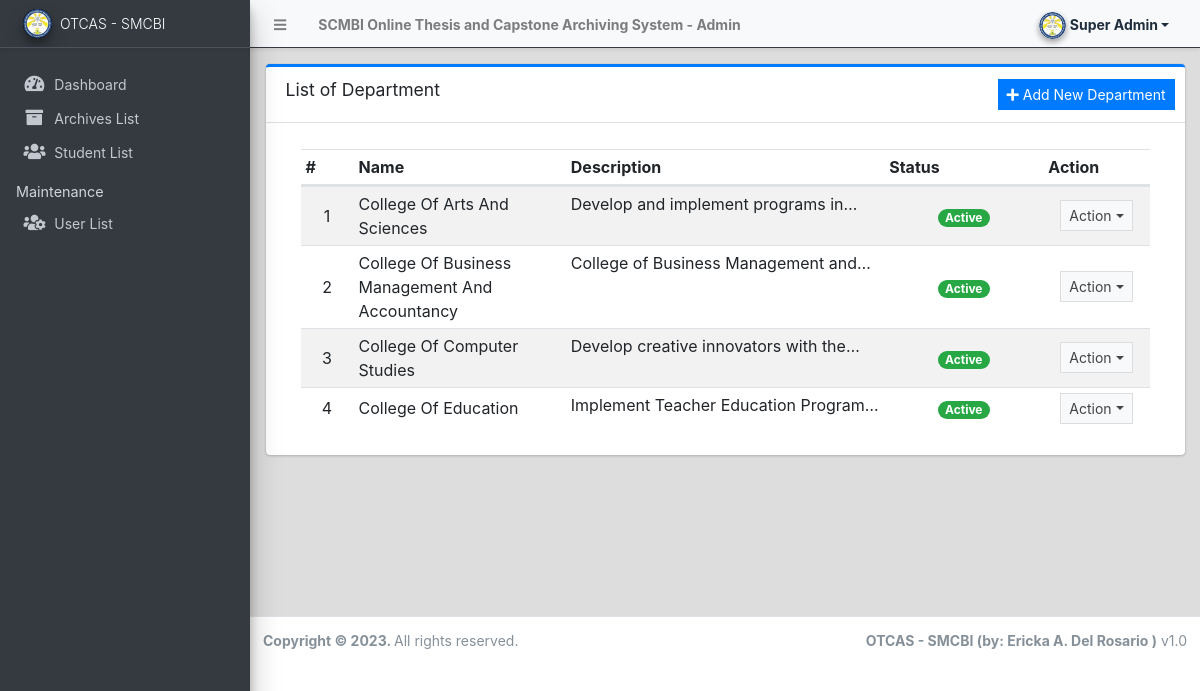
/admin/?page=departments (signed in), run on the app's committed database.
### tables this page shows
CREATE TABLE `department_list` (
  `id` int(30) NOT NULL,
  `name` text NOT NULL,
  `description` text NOT NULL,
  `status` tinyint(1) NOT NULL DEFAULT 1,
  `date_created` datetime NOT NULL DEFAULT current_timestamp(),
  `date_updated` datetime DEFAULT NULL ON UPDATE current_timestamp()
);

### config.php (called while the page is built, shortened)
<?php
require_once('classes/DBConnection.php');
require_once('classes/SystemSettings.php');
function validate_image($file){
	if(!empty($file)){
        $ex = explode('?',$file);
        $file = $ex[0];
        $param =  isset($ex[1]) ? '?'.$ex[1]  : '';
		if(is_file(base_app.$file)){
			return base_url.$file.$param;
		}else{
			return base_url.'dist/img/no-image-available.png';
		}
	}else{
		return base_url.'dist/img/no-image-available.png';
	}
}
function isMobileDevice(){
    $aMobileUA = array(
        '/iphone/i' => 'iPhone',
        '/ipod/i' => 'iPod',
        '/ipad/i' => 'iPad',
        '/android/i' => 'Android',
        '/blackberry/i' => 'BlackBerry',
        '/webos/i' => 'Mobile'
    );
    return false;
}
?>

### classes/DBConnection.php (called while the page is built, shortened)
<?php
class DBConnection{
    private $host = DB_SERVER;
    private $username = DB_USERNAME;
    private $password = DB_PASSWORD;
    private $database = DB_NAME;
    public $conn;
    public function __construct(){
        if (!isset($this->conn)) {
            $this->conn = new mysqli($this->host, $this->username, $this->password, $this->database);
        }
    }
}
?>

### classes/SystemSettings.php (called while the page is built, shortened)
<?php
class SystemSettings extends DBConnection{
	function userdata($field = ''){
		if(!empty($field)){
			if(isset($_SESSION['userdata'][$field]))
				return $_SESSION['userdata'][$field];
			else
				return null;
		}else{
			return false;
		}
	}
	function info($field=''){
		if(!empty($field)){
			if(isset($_SESSION['system_info'][$field]))
				return $_SESSION['system_info'][$field];
			else
				return false;
		}else{
			return false;
		}
	}
}
$_settings = new SystemSettings();
?>

### admin/departments/index.php (the view, shortened to what this page needs)
<div class="card card-outline card-primary">
	<div class="card-header">
		<h3 class="card-title">List of Department</h3>
		<div class="card-tools">
			<a href="javascript:void(0)" id="create_new" class="btn btn-flat btn-sm btn-primary"><span class="fas fa-plus"></span>  Add New Department</a>
		</div>
	</div>
	<div class="card-body">
		<div class="container-fluid">
        <div class="container-fluid">
			<table class="table table-hover table-striped">
				<colgroup>
					<col width="5%">
					<col width="20%">
					<col width="30%">
					<col width="15%">
					<col width="10%">
				</colgroup>
				<thead>
					<tr>
						<th>#</th>
						<th>Name</th>
						<th>Description</th>
						<th>Status</th>
						<th>Action</th>
					</tr>
				</thead>
				<tbody>
					<?php
						$i = 1;
						$qry = $conn->query("SELECT * from `department_list`order by `name` asc ");
						while($row = $qry->fetch_assoc()):
					?>
						<tr>
							<td class="text-center"><?php echo $i++; ?></td>
							<td><?php echo ucwords($row['name']) ?></td>
							<td class="truncate-1"><?php echo $row['description'] ?></td>
							<td class="text-center">
                                <?php
                                    switch($row['status']){
                                        case '1':
                                            echo "<span class='badge badge-success badge-pill'>Active</span>";
                                            break;
                                    }
                                ?>
                            </td>
							<td align="center">
								 <button type="button" class="btn btn-flat btn-default btn-sm dropdown-toggle dropdown-icon" data-toggle="dropdown">
				                  		Action
				                  </button>
							</td>
						</tr>
					<?php endwhile; ?>
				</tbody>
			</table>
		</div>
		</div>
	</div>
</div>

### admin/index.php (shortened to what this page needs)
<?php require_once('../config.php'); ?>
 <!DOCTYPE html>
<html lang="en" class="" style="height: auto;">
<?php require_once('inc/header.php') ?>
  <body class="sidebar-mini layout-fixed control-sidebar-slide-open layout-navbar-fixed sidebar-mini-md sidebar-mini-xs" data-new-gr-c-s-check-loaded="14.991.0" data-gr-ext-installed="" style="height: auto;">
    <div class="wrapper">
     <?php require_once('inc/topBarNav.php') ?>
     <?php require_once('inc/navigation.php') ?>
     <?php $page = isset($_GET['page']) ? $_GET['page'] : 'home';  ?>
      <div class="content-wrapper pt-3" style="min-height: 567.854px;">
        <section class="content ">
          <div class="container-fluid">
            <?php
              if(!file_exists($page.".php") && !is_dir($page)){
                  include '404.html';
              }else{
                if(is_dir($page))
                  include $page.'/index.php';
                else
                  include $page.'.php';
              }
            ?>
          </div>
        </section>
      </div>
      <?php require_once('inc/footer.php') ?>
  </body>
</html>

### admin/inc/header.php (shortened to what this page needs)
<head>
    <link rel="stylesheet" href="<?php echo base_url ?>plugins/fontawesome-free/css/all.min.css">
    <link rel="stylesheet" href="<?php echo base_url ?>plugins/tempusdominus-bootstrap-4/css/tempusdominus-bootstrap-4.min.css">
  <link rel="stylesheet" href="<?php echo base_url ?>plugins/datatables-bs4/css/dataTables.bootstrap4.min.css">
  <link rel="stylesheet" href="<?php echo base_url ?>plugins/datatables-responsive/css/responsive.bootstrap4.min.css">
  <link rel="stylesheet" href="<?php echo base_url ?>plugins/datatables-buttons/css/buttons.bootstrap4.min.css">
  <link rel="stylesheet" href="<?php echo base_url ?>plugins/select2/css/select2.min.css">
  <link rel="stylesheet" href="<?php echo base_url ?>plugins/select2-bootstrap4-theme/select2-bootstrap4.min.css">
    <link rel="stylesheet" href="<?php echo base_url ?>plugins/icheck-bootstrap/icheck-bootstrap.min.css">
    <link rel="stylesheet" href="<?php echo base_url ?>plugins/jqvmap/jqvmap.min.css">
    <link rel="stylesheet" href="<?php echo base_url ?>dist/css/adminlte.css">
    <link rel="stylesheet" href="<?php echo base_url ?>dist/css/custom.css">
    <link rel="stylesheet" href="<?php echo base_url ?>plugins/overlayScrollbars/css/OverlayScrollbars.min.css">
    <link rel="stylesheet" href="<?php echo base_url ?>plugins/daterangepicker/daterangepicker.css">
    <link rel="stylesheet" href="<?php echo base_url ?>plugins/summernote/summernote-bs4.min.css">
  <link rel="stylesheet" href="<?php echo base_url ?>plugins/sweetalert2-theme-bootstrap-4/bootstrap-4.min.css">
  </head>

### admin/inc/topBarNav.php (shortened to what this page needs)
<nav class="main-header navbar navbar-expand navbar-light border  border-dark border-top-0  border-left-0 border-right-0 navbar-light text-sm shadow-sm">
  <ul class="navbar-nav">
    <li class="nav-item">
    <a class="nav-link" data-widget="pushmenu" href="#" role="button"><i class="fas fa-bars"></i></a>
    </li>
    <li class="nav-item d-none d-sm-inline-block">
      <a href="<?php echo base_url ?>" class="nav-link"><b><?php echo (!isMobileDevice()) ? $_settings->info('name'):$_settings->info('short_name'); ?> - Admin</b></a>
    </li>
  </ul>
  <ul class="navbar-nav ml-auto">
    <li class="nav-item">
      <div class="btn-group nav-link">
            <button type="button" class="btn btn-rounded badge badge-light dropdown-toggle dropdown-icon" data-toggle="dropdown">
              <span><img src="<?php echo validate_image($_settings->userdata('avatar')) ?>" class="img-circle elevation-2 user-img" alt="User Image"></span>
              <span class="ml-3"><?php echo ucwords($_settings->userdata('firstname').' '.$_settings->userdata('lastname')) ?></span>
            </button>
        </div>
    </li>
  </ul>
</nav>

### admin/inc/navigation.php (shortened to what this page needs)
<aside class="main-sidebar sidebar-dark-primary elevation-4 sidebar-no-expand bg-dark">
  <a href="<?php echo base_url ?>admin" class="brand-link bg-transparent text-sm shadow-sm">
  <img src="<?php echo validate_image($_settings->info('logo'))?>" alt="Store Logo" class="brand-image img-circle elevation-3 bg-black" style="width: 1.8rem;height: 1.8rem;max-height: unset;object-fit:scale-down;object-position:center center">
  <span class="brand-text font-weight-light"><?php echo $_settings->info('short_name') ?></span>
  </a>
  <div class="sidebar os-host os-theme-light os-host-overflow os-host-overflow-y os-host-resize-disabled os-host-transition os-host-scrollbar-horizontal-hidden">
    <div class="os-content-glue" style="margin: 0px -8px; width: 249px; height: 646px;"></div>
    <div class="os-padding">
      <div class="os-viewport os-viewport-native-scrollbars-invisible" style="overflow-y: scroll;">
        <div class="os-content" style="padding: 0px 8px; height: 100%; width: 100%;">
          <nav class="mt-4">
             <ul class="nav nav-pills nav-sidebar flex-column text-sm nav-compact nav-flat nav-child-indent nav-collapse-hide-child" data-widget="treeview" role="menu" data-accordion="false">
              <li class="nav-item dropdown">
                <a href="./" class="nav-link nav-home">
                  <i class="nav-icon fas fa-tachometer-alt"></i>
                  <p>
                    Dashboard
                  </p>
                </a>
              </li>
              <li class="nav-item">
                <a href="<?php echo base_url ?>admin/?page=archives" class="nav-link nav-archives">
                  <i class="nav-icon fas fa-archive"></i>
                  <p>
                    Archives List
                  </p>
                </a>
              </li>
              <li class="nav-item">
                <a href="<?php echo base_url ?>admin/?page=students" class="nav-link nav-students">
                  <i class="nav-icon fas fa-users"></i>
                  <p>
                    Student List
                  </p>
                </a>
              </li>
              <?php if($_settings->userdata('type') == 1): ?>
              <li class="nav-header">Maintenance</li>
              <li class="nav-item dropdown">
                <a href="<?php echo base_url ?>admin/?page=user/list" class="nav-link nav-user_list">
                  <i class="nav-icon fas fa-users-cog"></i>
                  <p>
                    User List
                  </p>
                </a>
              </li>
              <?php endif; ?>
            </ul>
          </nav>
        </div>
      </div>
    </div>
  </div>
</aside>

### admin/inc/footer.php (shortened to what this page needs)
<footer class="main-footer text-sm">
        <strong>Copyright © <?php echo date('Y') ?>.
        </strong>
        All rights reserved.
        <div class="float-right d-none d-sm-inline-block">
          <b><?php echo $_settings->info('short_name') ?> (by: <a  target="blank">Ericka A. Del Rosario</a> )</b> v1.0
        </div>
      </footer>
    </div>

### admin/inc/topBarNav.php (style rules this page uses)
.user-img { position: absolute; height: 27px; width: 27px; object-fit: cover; left: -7%; top: -12%; }
.btn-rounded { border-radius: 50px; }

### data on the page
department_list: name "College Of Arts And Sciences", description "Develop and implement programs…", status "Active"
department_list: name "College Of Business Management And Accountancy", description "College of Business Management…", status "Active"
department_list: name "College Of Computer Studies", description "Develop creative innovators with…", status "Active"
department_list: name "College Of Education", description "Implement Teacher Education…", status "Active"

### other printed values
$_settings->info('name') "SCMBI Online Thesis and Capstone Archiving System"
$_settings->userdata('firstname').' '.$_settings->userdata('lastname') "Super Admin"
$_settings->info('short_name') "OTCAS - SMCBI"
